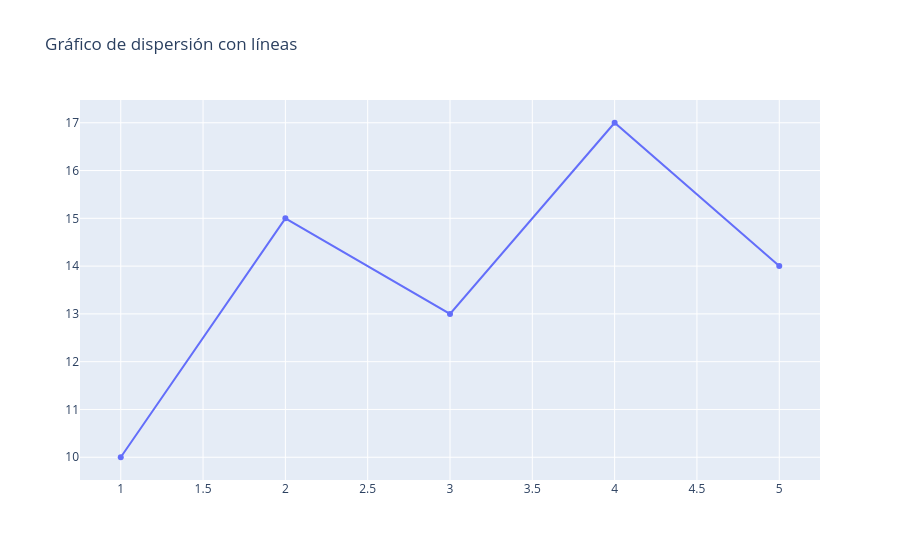

Notebook code cell kept with this figure:
### Code cell
fig8 = go.Figure(data=go.Scatter(x=[1,2,3,4,5],
                                 y=[10,15,13,17,14],
                                 mode="lines+markers"))

fig8.update_layout(title="Gráfico de dispersión con líneas")

### Figure 1 — Plotly figure (JSON) as saved in the notebook; plotly's stock layout.template omitted (floating-point values rounded to 4 significant figures)
{"data": [{"mode": "lines+markers", "type": "scatter", "x": [1, 2, 3, 4, 5], "y": [10, 15, 13, 17, 14]}], "layout": {"title": {"text": "Gráfico de dispersión con líneas"}}}
